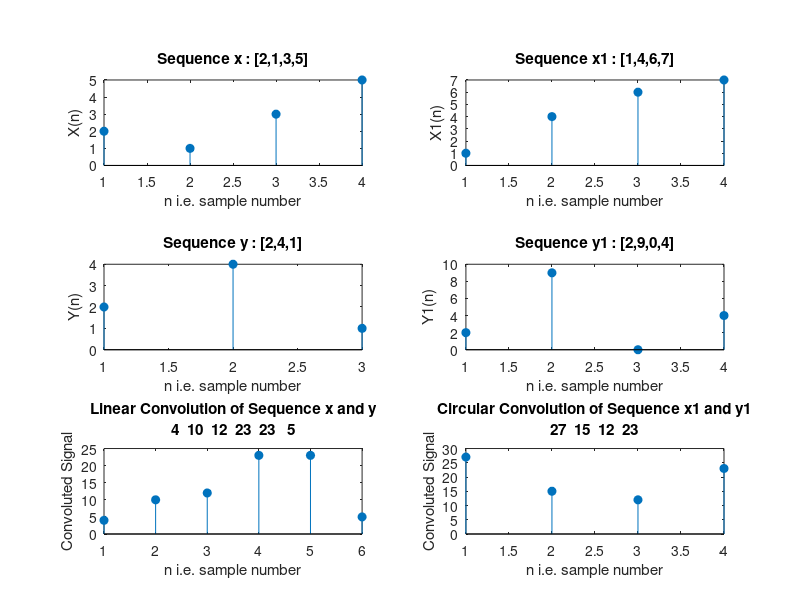

Here is the MATLAB script that generated this plot:
%Linear Convolution
x=[2,1,3,5];
y=[2,4,1];
lc=conv(x,y);


subplot(3,2,1);
stem(x,'filled');
title('Sequence x : [2,1,3,5]');
xlabel('n i.e. sample number');
ylabel('X(n)');


subplot(3,2,3);
stem(y,'filled');
title('Sequence y : [2,4,1]');
xlabel('n i.e. sample number');
ylabel('Y(n)');

subplot(3,2,5);
stem(lc,'filled');
xlabel('n i.e. sample number');
title({'Linear Convolution of Sequence x and y',num2str(lc)});
ylabel('Convoluted Signal');

%Circular Convolution
x1=[1,4,6,7];
y1=[2,9,0,4];
cc=cconv(x,y,4);

subplot(3,2,2);
stem(x1,'filled');
title('Sequence x1 : [1,4,6,7]');
xlabel('n i.e. sample number');
ylabel('X1(n)');

subplot(3,2,4);
stem(y1,'filled');
title('Sequence y1 : [2,9,0,4]');
xlabel('n i.e. sample number');
ylabel('Y1(n)');

subplot(3,2,6);
stem(cc,'filled');
xlabel('n i.e. sample number');
title({'Circular Convolution of Sequence x1 and y1';num2str(cc)});
ylabel('Convoluted Signal');

print('convolutions','-dpng');

